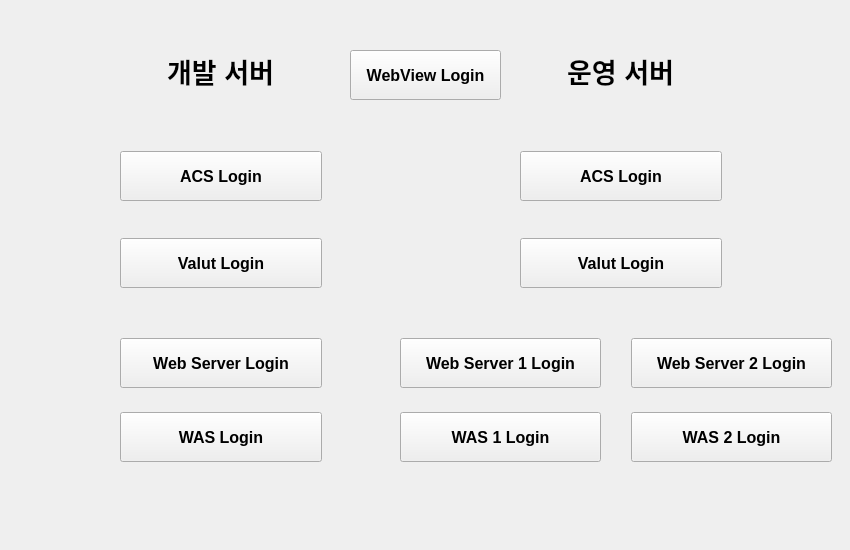
<?xml version="1.0" encoding="UTF-8"?>
<ui version="4.0">
 <class>Form</class>
 <widget class="QWidget" name="Form">
  <property name="geometry">
   <rect>
    <x>0</x>
    <y>0</y>
    <width>850</width>
    <height>550</height>
   </rect>
  </property>
  <property name="windowTitle">
   <string>WEE 통합 툴</string>
  </property>
  <widget class="QWidget" name="verticalLayoutWidget_2">
   <property name="geometry">
    <rect>
     <x>120</x>
     <y>120</y>
     <width>202</width>
     <height>201</height>
    </rect>
   </property>
   <layout class="QVBoxLayout" name="verticalLayout">
    <item>
     <widget class="QPushButton" name="debAcsLoginBtn">
      <property name="minimumSize">
       <size>
        <width>200</width>
        <height>50</height>
       </size>
      </property>
      <property name="font">
       <font>
        <pointsize>12</pointsize>
        <bold>true</bold>
       </font>
      </property>
      <property name="cursor">
       <cursorShape>PointingHandCursor</cursorShape>
      </property>
      <property name="text">
       <string>ACS Login</string>
      </property>
     </widget>
    </item>
    <item>
     <widget class="QPushButton" name="devValutLoginBtn">
      <property name="minimumSize">
       <size>
        <width>200</width>
        <height>50</height>
       </size>
      </property>
      <property name="font">
       <font>
        <pointsize>12</pointsize>
        <bold>true</bold>
       </font>
      </property>
      <property name="cursor">
       <cursorShape>PointingHandCursor</cursorShape>
      </property>
      <property name="text">
       <string>Valut Login</string>
      </property>
     </widget>
    </item>
   </layout>
  </widget>
  <widget class="QWidget" name="verticalLayoutWidget_3">
   <property name="geometry">
    <rect>
     <x>520</x>
     <y>120</y>
     <width>202</width>
     <height>201</height>
    </rect>
   </property>
   <layout class="QVBoxLayout" name="verticalLayout_2">
    <item>
     <widget class="QPushButton" name="prodAcsLoginBtn">
      <property name="minimumSize">
       <size>
        <width>200</width>
        <height>50</height>
       </size>
      </property>
      <property name="font">
       <font>
        <pointsize>12</pointsize>
        <bold>true</bold>
       </font>
      </property>
      <property name="cursor">
       <cursorShape>PointingHandCursor</cursorShape>
      </property>
      <property name="text">
       <string>ACS Login</string>
      </property>
     </widget>
    </item>
    <item>
     <widget class="QPushButton" name="prodValutLoginBtn_2">
      <property name="minimumSize">
       <size>
        <width>200</width>
        <height>50</height>
       </size>
      </property>
      <property name="font">
       <font>
        <pointsize>12</pointsize>
        <bold>true</bold>
       </font>
      </property>
      <property name="cursor">
       <cursorShape>PointingHandCursor</cursorShape>
      </property>
      <property name="text">
       <string>Valut Login</string>
      </property>
     </widget>
    </item>
   </layout>
  </widget>
  <widget class="QWidget" name="gridLayoutWidget">
   <property name="geometry">
    <rect>
     <x>400</x>
     <y>320</y>
     <width>432</width>
     <height>161</height>
    </rect>
   </property>
   <layout class="QGridLayout" name="gridLayout" columnminimumwidth="0,0">
    <property name="horizontalSpacing">
     <number>30</number>
    </property>
    <property name="verticalSpacing">
     <number>6</number>
    </property>
    <item row="0" column="1">
     <widget class="QPushButton" name="prodWebLoginBtn_2">
      <property name="minimumSize">
       <size>
        <width>200</width>
        <height>50</height>
       </size>
      </property>
      <property name="font">
       <font>
        <pointsize>12</pointsize>
        <bold>true</bold>
       </font>
      </property>
      <property name="cursor">
       <cursorShape>PointingHandCursor</cursorShape>
      </property>
      <property name="text">
       <string>Web Server 2 Login</string>
      </property>
     </widget>
    </item>
    <item row="0" column="0">
     <widget class="QPushButton" name="prodWebLoginBtn_1">
      <property name="minimumSize">
       <size>
        <width>200</width>
        <height>50</height>
       </size>
      </property>
      <property name="font">
       <font>
        <pointsize>12</pointsize>
        <bold>true</bold>
       </font>
      </property>
      <property name="cursor">
       <cursorShape>PointingHandCursor</cursorShape>
      </property>
      <property name="text">
       <string>Web Server 1 Login</string>
      </property>
     </widget>
    </item>
    <item row="1" column="1">
     <widget class="QPushButton" name="prodWasLoginBtn_2">
      <property name="minimumSize">
       <size>
        <width>150</width>
        <height>50</height>
       </size>
      </property>
      <property name="font">
       <font>
        <pointsize>12</pointsize>
        <bold>true</bold>
       </font>
      </property>
      <property name="cursor">
       <cursorShape>PointingHandCursor</cursorShape>
      </property>
      <property name="text">
       <string>WAS 2 Login</string>
      </property>
     </widget>
    </item>
    <item row="1" column="0">
     <widget class="QPushButton" name="prodWasLoginBtn_1">
      <property name="minimumSize">
       <size>
        <width>150</width>
        <height>50</height>
       </size>
      </property>
      <property name="font">
       <font>
        <pointsize>12</pointsize>
        <bold>true</bold>
       </font>
      </property>
      <property name="cursor">
       <cursorShape>PointingHandCursor</cursorShape>
      </property>
      <property name="text">
       <string>WAS 1 Login</string>
      </property>
     </widget>
    </item>
   </layout>
  </widget>
  <widget class="QLabel" name="devLabel">
   <property name="geometry">
    <rect>
     <x>160</x>
     <y>50</y>
     <width>121</width>
     <height>41</height>
    </rect>
   </property>
   <property name="font">
    <font>
     <pointsize>20</pointsize>
     <bold>true</bold>
    </font>
   </property>
   <property name="text">
    <string>개발 서버</string>
   </property>
   <property name="alignment">
    <set>Qt::AlignmentFlag::AlignCenter</set>
   </property>
  </widget>
  <widget class="QLabel" name="devLabel_2">
   <property name="geometry">
    <rect>
     <x>560</x>
     <y>50</y>
     <width>121</width>
     <height>41</height>
    </rect>
   </property>
   <property name="font">
    <font>
     <pointsize>20</pointsize>
     <bold>true</bold>
    </font>
   </property>
   <property name="text">
    <string>운영 서버</string>
   </property>
   <property name="alignment">
    <set>Qt::AlignmentFlag::AlignCenter</set>
   </property>
  </widget>
  <widget class="QWidget" name="verticalLayoutWidget">
   <property name="geometry">
    <rect>
     <x>120</x>
     <y>320</y>
     <width>202</width>
     <height>161</height>
    </rect>
   </property>
   <layout class="QVBoxLayout" name="verticalLayout_3">
    <property name="spacing">
     <number>6</number>
    </property>
    <item>
     <widget class="QPushButton" name="debWebLoginBtn">
      <property name="minimumSize">
       <size>
        <width>200</width>
        <height>50</height>
       </size>
      </property>
      <property name="font">
       <font>
        <pointsize>12</pointsize>
        <bold>true</bold>
       </font>
      </property>
      <property name="cursor">
       <cursorShape>PointingHandCursor</cursorShape>
      </property>
      <property name="text">
       <string>Web Server Login</string>
      </property>
     </widget>
    </item>
    <item>
     <widget class="QPushButton" name="devWasLoginBtn">
      <property name="minimumSize">
       <size>
        <width>200</width>
        <height>50</height>
       </size>
      </property>
      <property name="font">
       <font>
        <pointsize>12</pointsize>
        <bold>true</bold>
       </font>
      </property>
      <property name="cursor">
       <cursorShape>PointingHandCursor</cursorShape>
      </property>
      <property name="text">
       <string>WAS Login</string>
      </property>
     </widget>
    </item>
   </layout>
  </widget>
  <widget class="QPushButton" name="webviewerBtn">
   <property name="geometry">
    <rect>
     <x>350</x>
     <y>50</y>
     <width>151</width>
     <height>50</height>
    </rect>
   </property>
   <property name="minimumSize">
    <size>
     <width>0</width>
     <height>0</height>
    </size>
   </property>
   <property name="font">
    <font>
     <pointsize>12</pointsize>
     <bold>true</bold>
    </font>
   </property>
   <property name="cursor">
    <cursorShape>PointingHandCursor</cursorShape>
   </property>
   <property name="text">
    <string>WebView Login</string>
   </property>
  </widget>
 </widget>
 <resources/>
 <connections/>
</ui>
